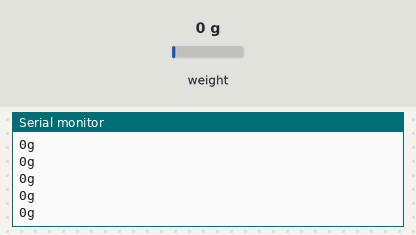
A sketch run on a simulated ESP32. Shown: the last lines printed to the serial monitor. The inputs (shaded band) are chosen by the test bench; at power-on: weight on the scale 0 g.

Above: at 11.7 s.
11.8 s: weight on the scale set to 100 g
At 11.82 s:
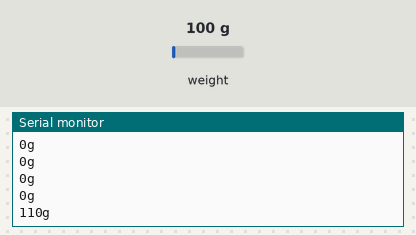
13.3 s: weight on the scale set to 1250 g
At 13.32 s:
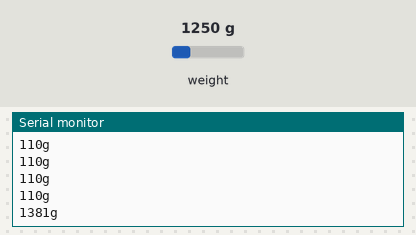
Timing chart, 0 to 16.3 s (numbered marks = the images above; inputs shaded):
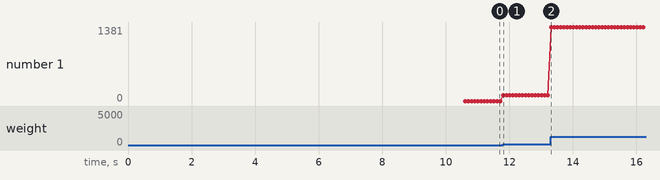

The sketch:

Hieu_Chinh_Loadcell.ino
```cpp
#include <Q2HX711.h>

const byte hx711_data_pin = 35;
const byte hx711_clock_pin = 34;
long zero = 0;
long kl;

Q2HX711 hx711 (hx711_data_pin, hx711_clock_pin);

void setup() {
  Serial.begin(9600);
  Serial.println("Hieu chinh zero");
  for (int i = 0; i < 100; i++) {
    zero = zero + (hx711.read()/100);
  }
  zero = zero/100;
  Serial.println("Hieu chinh thanh cong");
  Serial.println(zero);
  delay(500);
}

void loop() {
  kl = ((hx711.read() / 100) - zero) / 3.8;
  Serial.print(kl);
  Serial.println("g");
}
```

Measured:
- after the input at 11.8 s, the serial monitor: prints a new line at once (image 1)
- after the input at 13.3 s, the serial monitor: prints a new line at once (image 2)
- plotted number 1: 0 → 110 after the input at 11.8 s, 110 → 1381 after the input at 13.3 s
